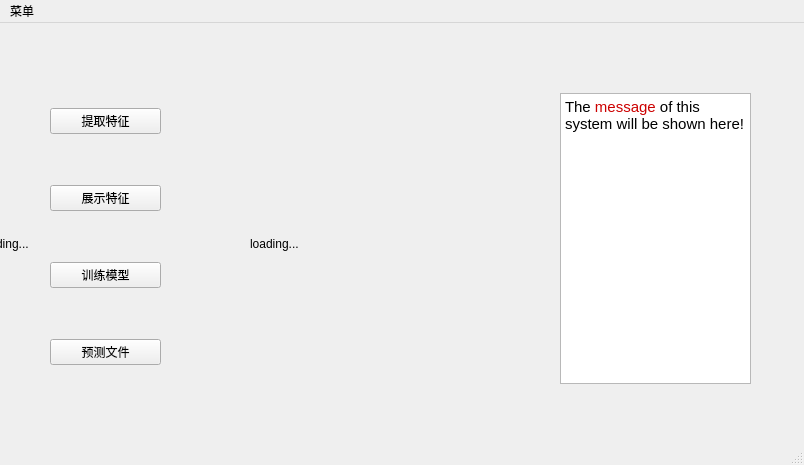
<?xml version="1.0" encoding="UTF-8"?>
<ui version="4.0">
 <class>MainWindow</class>
 <widget class="QMainWindow" name="MainWindow">
  <property name="geometry">
   <rect>
    <x>0</x>
    <y>0</y>
    <width>804</width>
    <height>465</height>
   </rect>
  </property>
  <property name="windowTitle">
   <string>MainWindow</string>
  </property>
  <widget class="QWidget" name="centralwidget">
   <widget class="QWidget" name="verticalLayoutWidget">
    <property name="geometry">
     <rect>
      <x>50</x>
      <y>40</y>
      <width>111</width>
      <height>351</height>
     </rect>
    </property>
    <layout class="QVBoxLayout" name="verticalLayout">
     <item>
      <widget class="QPushButton" name="btn_extract_feature">
       <property name="text">
        <string>提取特征</string>
       </property>
      </widget>
     </item>
     <item>
      <widget class="QPushButton" name="btn_show_feature">
       <property name="text">
        <string>展示特征</string>
       </property>
      </widget>
     </item>
     <item>
      <widget class="QPushButton" name="btn_train_model">
       <property name="text">
        <string>训练模型</string>
       </property>
      </widget>
     </item>
     <item>
      <widget class="QPushButton" name="btn_pre_single">
       <property name="text">
        <string>预测文件</string>
       </property>
      </widget>
     </item>
    </layout>
   </widget>
   <widget class="QLabel" name="qlabel_background">
    <property name="geometry">
     <rect>
      <x>-20</x>
      <y>-40</y>
      <width>881</width>
      <height>521</height>
     </rect>
    </property>
    <property name="text">
     <string>loading...</string>
    </property>
   </widget>
   <widget class="QLabel" name="qlabel_picture">
    <property name="geometry">
     <rect>
      <x>250</x>
      <y>60</y>
      <width>231</width>
      <height>321</height>
     </rect>
    </property>
    <property name="text">
     <string>loading...</string>
    </property>
   </widget>
   <widget class="QTextEdit" name="qTE_show_mess">
    <property name="geometry">
     <rect>
      <x>560</x>
      <y>70</y>
      <width>191</width>
      <height>291</height>
     </rect>
    </property>
    <property name="html">
     <string>&lt;!DOCTYPE HTML PUBLIC &quot;-//W3C//DTD HTML 4.0//EN&quot; &quot;http://www.w3.org/TR/REC-html40/strict.dtd&quot;&gt;
&lt;html&gt;&lt;head&gt;&lt;meta name=&quot;qrichtext&quot; content=&quot;1&quot; /&gt;&lt;style type=&quot;text/css&quot;&gt;
p, li { white-space: pre-wrap; }
&lt;/style&gt;&lt;/head&gt;&lt;body style=&quot; font-family:'Ubuntu'; font-size:11pt; font-weight:400; font-style:normal;&quot;&gt;
&lt;p style=&quot; margin-top:0px; margin-bottom:0px; margin-left:0px; margin-right:0px; -qt-block-indent:0; text-indent:0px;&quot;&gt;The &lt;span style=&quot; color:#cc0000;&quot;&gt;message&lt;/span&gt; of this system will be shown here!&lt;/p&gt;&lt;/body&gt;&lt;/html&gt;</string>
    </property>
   </widget>
   <zorder>qlabel_background</zorder>
   <zorder>verticalLayoutWidget</zorder>
   <zorder>qlabel_picture</zorder>
   <zorder>qTE_show_mess</zorder>
  </widget>
  <widget class="QMenuBar" name="menubar">
   <property name="geometry">
    <rect>
     <x>0</x>
     <y>0</y>
     <width>804</width>
     <height>28</height>
    </rect>
   </property>
   <widget class="QMenu" name="menu">
    <property name="title">
     <string>菜单</string>
    </property>
    <addaction name="action"/>
   </widget>
   <addaction name="menu"/>
  </widget>
  <widget class="QStatusBar" name="statusbar"/>
  <action name="action">
   <property name="text">
    <string>退出</string>
   </property>
  </action>
 </widget>
 <resources/>
 <connections>
  <connection>
   <sender>btn_train_model</sender>
   <signal>clicked()</signal>
   <receiver>MainWindow</receiver>
   <slot>train_model()</slot>
   <hints>
    <hint type="sourcelabel">
     <x>125</x>
     <y>271</y>
    </hint>
    <hint type="destinationlabel">
     <x>152</x>
     <y>171</y>
    </hint>
   </hints>
  </connection>
  <connection>
   <sender>btn_extract_feature</sender>
   <signal>clicked()</signal>
   <receiver>MainWindow</receiver>
   <slot>extract_feature()</slot>
   <hints>
    <hint type="sourcelabel">
     <x>124</x>
     <y>118</y>
    </hint>
    <hint type="destinationlabel">
     <x>148</x>
     <y>37</y>
    </hint>
   </hints>
  </connection>
  <connection>
   <sender>btn_pre_single</sender>
   <signal>clicked()</signal>
   <receiver>MainWindow</receiver>
   <slot>pre_single()</slot>
   <hints>
    <hint type="sourcelabel">
     <x>120</x>
     <y>352</y>
    </hint>
    <hint type="destinationlabel">
     <x>149</x>
     <y>277</y>
    </hint>
   </hints>
  </connection>
  <connection>
   <sender>btn_show_feature</sender>
   <signal>clicked()</signal>
   <receiver>MainWindow</receiver>
   <slot>show_feature()</slot>
   <hints>
    <hint type="sourcelabel">
     <x>124</x>
     <y>199</y>
    </hint>
    <hint type="destinationlabel">
     <x>157</x>
     <y>364</y>
    </hint>
   </hints>
  </connection>
 </connections>
 <slots>
  <slot>extract_feature()</slot>
  <slot>train_model()</slot>
  <slot>pre_single()</slot>
  <slot>show_feature()</slot>
 </slots>
</ui>
